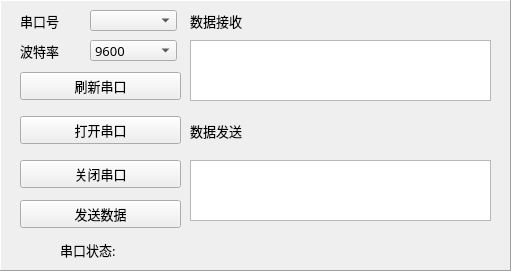
   <widget class="QFrame" name="frame_2">
    <property name="geometry">
     <rect>
      <x>860</x>
      <y>50</y>
      <width>511</width>
      <height>271</height>
     </rect>
    </property>
    <property name="font">
     <font>
      <family>Agency FB</family>
      <pointsize>10</pointsize>
     </font>
    </property>
    <property name="frameShape">
     <enum>QFrame::Panel</enum>
    </property>
    <property name="frameShadow">
     <enum>QFrame::Raised</enum>
    </property>
    <widget class="QLabel" name="label_2">
     <property name="geometry">
      <rect>
       <x>20</x>
       <y>10</y>
       <width>51</width>
       <height>21</height>
      </rect>
     </property>
     <property name="text">
      <string>串口号</string>
     </property>
    </widget>
    <widget class="QComboBox" name="serial_selection">
     <property name="geometry">
      <rect>
       <x>90</x>
       <y>10</y>
       <width>87</width>
       <height>21</height>
      </rect>
     </property>
    </widget>
    <widget class="QComboBox" name="baud_rate">
     <property name="geometry">
      <rect>
       <x>90</x>
       <y>40</y>
       <width>87</width>
       <height>21</height>
      </rect>
     </property>
     <property name="currentText">
      <string>9600</string>
     </property>
     <item>
      <property name="text">
       <string>9600</string>
      </property>
     </item>
     <item>
      <property name="text">
       <string>19200</string>
      </property>
     </item>
     <item>
      <property name="text">
       <string>38400</string>
      </property>
     </item>
     <item>
      <property name="text">
       <string>115200</string>
      </property>
     </item>
     <item>
      <property name="text">
       <string>921600</string>
      </property>
     </item>
    </widget>
    <widget class="QLabel" name="label_4">
     <property name="geometry">
      <rect>
       <x>20</x>
       <y>40</y>
       <width>51</width>
       <height>21</height>
      </rect>
     </property>
     <property name="text">
      <string>波特率</string>
     </property>
    </widget>
    <widget class="QPushButton" name="refresh_port">
     <property name="geometry">
      <rect>
       <x>20</x>
       <y>72</y>
       <width>161</width>
       <height>28</height>
      </rect>
     </property>
     <property name="text">
      <string>刷新串口</string>
     </property>
    </widget>
    <widget class="QPushButton" name="open_port">
     <property name="geometry">
      <rect>
       <x>20</x>
       <y>116</y>
       <width>161</width>
       <height>28</height>
      </rect>
     </property>
     <property name="text">
      <string>打开串口</string>
     </property>
    </widget>
    <widget class="QPushButton" name="close_port">
     <property name="geometry">
      <rect>
       <x>20</x>
       <y>160</y>
       <width>161</width>
       <height>28</height>
      </rect>
     </property>
     <property name="text">
      <string>关闭串口</string>
     </property>
    </widget>
    <widget class="QLabel" name="label_11">
     <property name="geometry">
      <rect>
       <x>190</x>
       <y>10</y>
       <width>441</width>
       <height>21</height>
      </rect>
     </property>
     <property name="text">
      <string>数据接收</string>
     </property>
    </widget>
    <widget class="QPlainTextEdit" name="receive_data_area">
     <property name="geometry">
      <rect>
       <x>190</x>
       <y>40</y>
       <width>301</width>
       <height>61</height>
      </rect>
     </property>
     <property name="cursor" stdset="0">
      <cursorShape>ArrowCursor</cursorShape>
     </property>
     <property name="focusPolicy">
      <enum>Qt::StrongFocus</enum>
     </property>
     <property name="undoRedoEnabled">
      <bool>false</bool>
     </property>
     <property name="lineWrapMode">
      <enum>QPlainTextEdit::WidgetWidth</enum>
     </property>
     <property name="readOnly">
      <bool>true</bool>
     </property>
     <property name="textInteractionFlags">
      <set>Qt::NoTextInteraction</set>
     </property>
    </widget>
    <widget class="QLabel" name="label_13">
     <property name="geometry">
      <rect>
       <x>398</x>
       <y>287</y>
       <width>341</width>
       <height>221</height>
      </rect>
     </property>
     <property name="text">
      <string>数据发送</string>
     </property>
    </widget>
    <widget class="QTextEdit" name="input_data">
     <property name="geometry">
      <rect>
       <x>190</x>
       <y>160</y>
       <width>301</width>
       <height>61</height>
      </rect>
     </property>
     <property name="maximumSize">
      <size>
       <width>1677721</width>
       <height>1677721</height>
      </size>
     </property>
     <property name="layoutDirection">
      <enum>Qt::LeftToRight</enum>
     </property>
    </widget>
    <widget class="QLabel" name="label_12">
     <property name="geometry">
      <rect>
       <x>190</x>
       <y>120</y>
       <width>301</width>
       <height>21</height>
      </rect>
     </property>
     <property name="text">
      <string>数据发送</string>
     </property>
    </widget>
    <widget class="QPushButton" name="send_data">
     <property name="geometry">
      <rect>
       <x>20</x>
       <y>200</y>
       <width>161</width>
       <height>28</height>
      </rect>
     </property>
     <property name="text">
      <string>发送数据</string>
     </property>
     <property name="autoDefault">
      <bool>false</bool>
     </property>
    </widget>
    <widget class="QLabel" name="label_6">
     <property name="geometry">
      <rect>
       <x>60</x>
       <y>240</y>
       <width>91</width>
       <height>20</height>
      </rect>
     </property>
     <property name="minimumSize">
      <size>
       <width>0</width>
       <height>20</height>
      </size>
     </property>
     <property name="text">
      <string>串口状态:</string>
     </property>
    </widget>
    <widget class="QLabel" name="port_status">
     <property name="geometry">
      <rect>
       <x>200</x>
       <y>240</y>
       <width>131</width>
       <height>20</height>
      </rect>
     </property>
     <property name="minimumSize">
      <size>
       <width>0</width>
       <height>20</height>
      </size>
     </property>
     <property name="text">
      <string/>
     </property>
    </widget>
   </widget>
